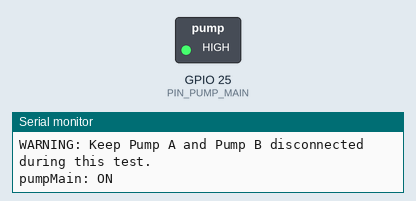
Recording of a sketch running on a simulated ESP32. On the bench: switched loads named in the sketch (green lamp = pin HIGH), the last lines printed to the serial monitor.

Above: at 2.5 s.
At 7.5 s:
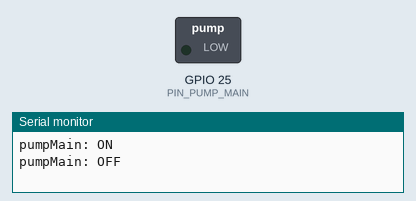
Timing chart, 0 to 13.0 s (numbered marks = the images above):
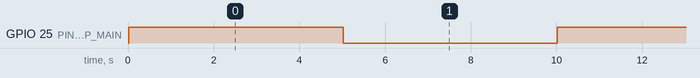

Measured:
- by itself, GPIO 25 (PIN_PUMP_MAIN): alternates HIGH for 5.0 s and LOW for 5.0 s

The sketch:

T06_Pump_Main_Test.ino
```cpp
// T06_Pump_Main_Test.ino
// Purpose: Verify the real main circulation pump through MOSFET CH1 on GPIO25.
//
// Hardware target:
// - ESP32-WROOM-32U DevKitC V4
// - Real 4-channel MOSFET module with IN+/IN- input pairs
// - Main circulation pump 12V connected to OUT1+ / OUT1- only
//
// Important:
// - This test drives the real main circulation pump.
// - Keep the pump in water if it is a submersible pump.
// - Do not run the pump dry.
// - Keep Pump A and Pump B disconnected during this test.
// - This sketch uses millis() for timing instead of delay().

#define PIN_PUMP_MAIN 25

const bool MOSFET_ACTIVE_HIGH = true;

const unsigned long PUMP_ON_TIME_MS = 5000;
const unsigned long PUMP_OFF_TIME_MS = 5000;

bool pumpMainOn = false;
unsigned long stateStartedMs = 0;

void setPumpMain(bool on) {
  pumpMainOn = on;

  if (MOSFET_ACTIVE_HIGH) {
    digitalWrite(PIN_PUMP_MAIN, on ? HIGH : LOW);
  } else {
    digitalWrite(PIN_PUMP_MAIN, on ? LOW : HIGH);
  }
}

void printPumpState(bool on) {
  Serial.print("pumpMain: ");
  Serial.println(on ? "ON" : "OFF");
}

void setup() {
  Serial.begin(115200);

  pinMode(PIN_PUMP_MAIN, OUTPUT);

  // Always force the pump OFF first before printing or starting the test loop.
  setPumpMain(false);

  Serial.println("Hydroponic Device001 Main Pump Test");
  Serial.println("Project: Hydroponic_IoT_ESP32");
  Serial.println("Test: T06_Pump_Main_Test");
  Serial.println("Device ID: device001");
  Serial.println("Pump Main: GPIO25 -> IN1+ -> OUT1");
  Serial.println("WARNING: This test drives the real main circulation pump.");
  Serial.println("WARNING: Do not run a submersible pump dry.");
  Serial.println("WARNING: Keep Pump A and Pump B disconnected during this test.");

  // Make the first loop cycle turn the main pump ON after setup completes.
  stateStartedMs = millis() - PUMP_OFF_TIME_MS;
}

void loop() {
  unsigned long currentMs = millis();

  if (pumpMainOn && currentMs - stateStartedMs >= PUMP_ON_TIME_MS) {
    setPumpMain(false);
    stateStartedMs = currentMs;
    printPumpState(false);
    return;
  }

  if (!pumpMainOn && currentMs - stateStartedMs >= PUMP_OFF_TIME_MS) {
    setPumpMain(true);
    stateStartedMs = currentMs;
    printPumpState(true);
  }
}
```
